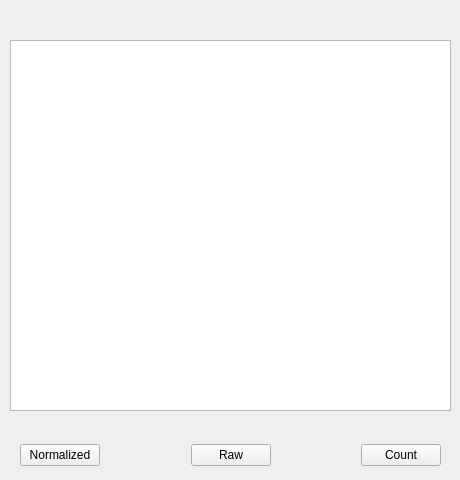
      <widget class="QWidget" name="page_2">
       <widget class="QTextEdit" name="results_2">
        <property name="geometry">
         <rect>
          <x>10</x>
          <y>40</y>
          <width>441</width>
          <height>371</height>
         </rect>
        </property>
        <property name="html">
         <string>&lt;!DOCTYPE HTML PUBLIC &quot;-//W3C//DTD HTML 4.0//EN&quot; &quot;http://www.w3.org/TR/REC-html40/strict.dtd&quot;&gt;
&lt;html&gt;&lt;head&gt;&lt;meta name=&quot;qrichtext&quot; content=&quot;1&quot; /&gt;&lt;style type=&quot;text/css&quot;&gt;
p, li { white-space: pre-wrap; }
&lt;/style&gt;&lt;/head&gt;&lt;body style=&quot; font-family:'MS Shell Dlg 2'; font-size:8.25pt; font-weight:400; font-style:normal;&quot;&gt;
&lt;p style=&quot;-qt-paragraph-type:empty; margin-top:0px; margin-bottom:0px; margin-left:0px; margin-right:0px; -qt-block-indent:0; text-indent:0px;&quot;&gt;&lt;br /&gt;&lt;/p&gt;&lt;/body&gt;&lt;/html&gt;</string>
        </property>
       </widget>
       <widget class="QWidget" name="horizontalLayoutWidget_9">
        <property name="geometry">
         <rect>
          <x>20</x>
          <y>440</y>
          <width>421</width>
          <height>31</height>
         </rect>
        </property>
        <layout class="QHBoxLayout" name="horizontalLayout_9">
         <item>
          <widget class="QPushButton" name="normalized2">
           <property name="text">
            <string>Normalized</string>
           </property>
          </widget>
         </item>
         <item>
          <widget class="QLabel" name="label_33">
           <property name="text">
            <string/>
           </property>
          </widget>
         </item>
         <item>
          <widget class="QPushButton" name="raw2">
           <property name="text">
            <string>Raw</string>
           </property>
          </widget>
         </item>
         <item>
          <widget class="QLabel" name="label_34">
           <property name="text">
            <string/>
           </property>
          </widget>
         </item>
         <item>
          <widget class="QPushButton" name="count2">
           <property name="text">
            <string>Count</string>
           </property>
          </widget>
         </item>
        </layout>
       </widget>
      </widget>
